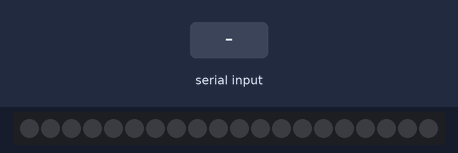
Bench run of a sketch on a simulated Arduino Uno, built with avr-gcc and run on an emulated ATmega328P. Parts: 20 RGB LEDs in strip order, left to right. The test bench sets the inputs (shaded band). Dim RGB values are drawn brighter than linear; what the sketch prints to the serial monitor is not drawn.

Above: at 1.2 s.
1.3 s: "5\n" received over Serial
At 2.4 s:
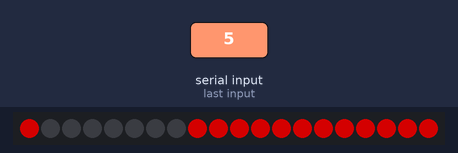
4.2 s: "90,45\n" received over Serial
At 5.5 s:
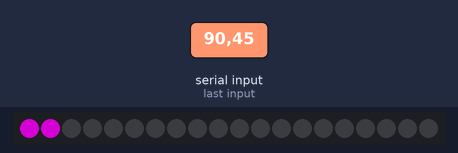
6.7 s: "1\n" received over Serial
At 8.4 s:
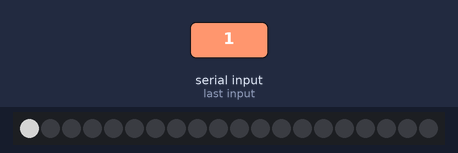
9.2 s: "2\n" received over Serial
11.7 s: "3\n" received over Serial
14.2 s: "4\n" received over Serial
Timing chart, 0 to 17.2 s (numbered marks = the images above; inputs shaded):
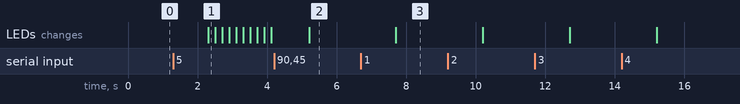

Measured:
- after the input at 1.3 s, the LEDs: first change after 1.0 s (image 1 shows a later state)
- after the input at 4.2 s, the LEDs: change after 1.0 s (image 2)
- after the input at 6.7 s, the LEDs: change after 1.0 s (image 3)

The sketch:

EngineeringHeatbarTesting.ino
```cpp
#include "Adafruit_WS2801.h"
//#include "SPI.h" // Comment out this line if using Trinket or Gemma

/*****************************************************************************
  Engineering Heatbar Testing by Stugo
*****************************************************************************/

// Choose which 2 pins you will use for output.
// Can be any valid output pins.
// The colors of the wires may be totally different so
// BE SURE TO CHECK YOUR PIXELS TO SEE WHICH WIRES TO USE!
// My wires, green = data, blue = clock, yellow = gnd, red = 5V
#define dataPin 20
#define clockPin 21
// Don't forget to connect the ground wire to Arduino ground,
// and the +5V wire to a +5V supply
// format for strip.setPixelColor(Pixelnuber, r, g, b);

#define numPixels 20  //  20 = 20 pixels in a row

// Set the first variable to the NUMBER of pixels.
Adafruit_WS2801 hstrip = Adafruit_WS2801(numPixels, dataPin, clockPin);

// Variables will change:
bool overheat = false;             // start with flashing off
bool ledState = false;              // leds off

// the follow variables is a long because the time, measured in miliseconds,
// will quickly become a bigger number than can be stored in an int.
long previousMillis = 0;        // will store last time LEDs was updated
#define interval 200           // interval at which to blink (milliseconds)

#define numStations 8
int stations[numStations] = { 1, 1, 1, 1, 1, 1, 1, 1 };

void setup() {
  // Open serial connection.
  Serial.begin(9600);
  hstrip.begin();

  // Update LED contents, to start they are all 'off'
  hstrip.show();
}

void loop() {
  // Flashing timer
  if (overheat) {
    unsigned long currentMillis = millis();

    if (currentMillis - previousMillis > interval) {
      // save the last time you blinked the LED
      previousMillis = currentMillis;

      // if the LED is off turn it on and vice-versa:
      ledState = !ledState;
      flash_rgb(ledState ? 128 : 0, 0, 0);
    }
  }
  // Make sure flashing-LEDs are off if no flashing
  else if(ledState) {
    ledState = false;
    flash_rgb(0, 0, 0);
  }

  //Read Serial and update leds
  if (Serial.available() > 0 ) {
    // Reset flashing
    overheat = false;
    for (int stationNo = 0; stationNo < numStations && Serial.available() > 0; stationNo++) {
      int cur = Serial.parseInt();
      stations[stationNo] = cur;
      Serial.print(cur);
      if (cur == 0) {   //off
        hstrip.setPixelColor(stationNo, 0, 0, 0);
      }
      else if (cur == 1) {     //white
        hstrip.setPixelColor(stationNo, 128, 128, 128);
      }
      else if (cur == 2) {   //blue
        hstrip.setPixelColor(stationNo, 0, 0, 128);
      }
      else if (cur == 3) {   //green
        hstrip.setPixelColor(stationNo, 0, 128, 0);
      }
      else if (cur == 4) {   //orange
        hstrip.setPixelColor(stationNo, 128, 64, 0);
      }
      else if (cur == 5) {   //red
        hstrip.setPixelColor(stationNo, 128, 0, 0);
        overheat = true;
      }
      else {           //fail
        hstrip.setPixelColor(stationNo, 128, 0, 128);     //purple
      }
      Serial.print(",");
    }
    hstrip.show();
    int av = Serial.available();
    if (av > 0) {
      Serial.print("Clear available: ");
      Serial.print(av);
      //Clear Serial
      flushReceive();
    }
    Serial.println();
  }
}    //End of loop


void flash_rgb(byte r, byte g, byte b) {
  for (int i = numStations; i < numPixels; i++) {
    hstrip.setPixelColor(i, r, g, b);
  }
  hstrip.show();
}

// Clear Serialbuffer
void flushReceive() {
  while (Serial.available() > 0)
    Serial.read();
}
```
